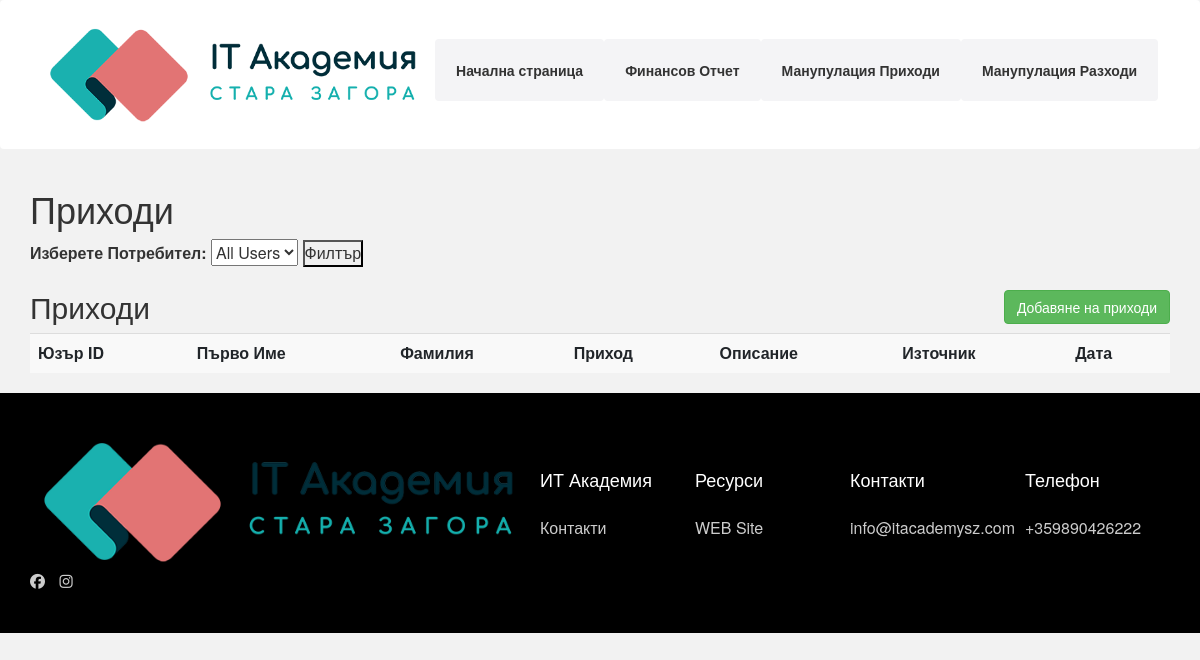
Page /index3 on the earlier database version.
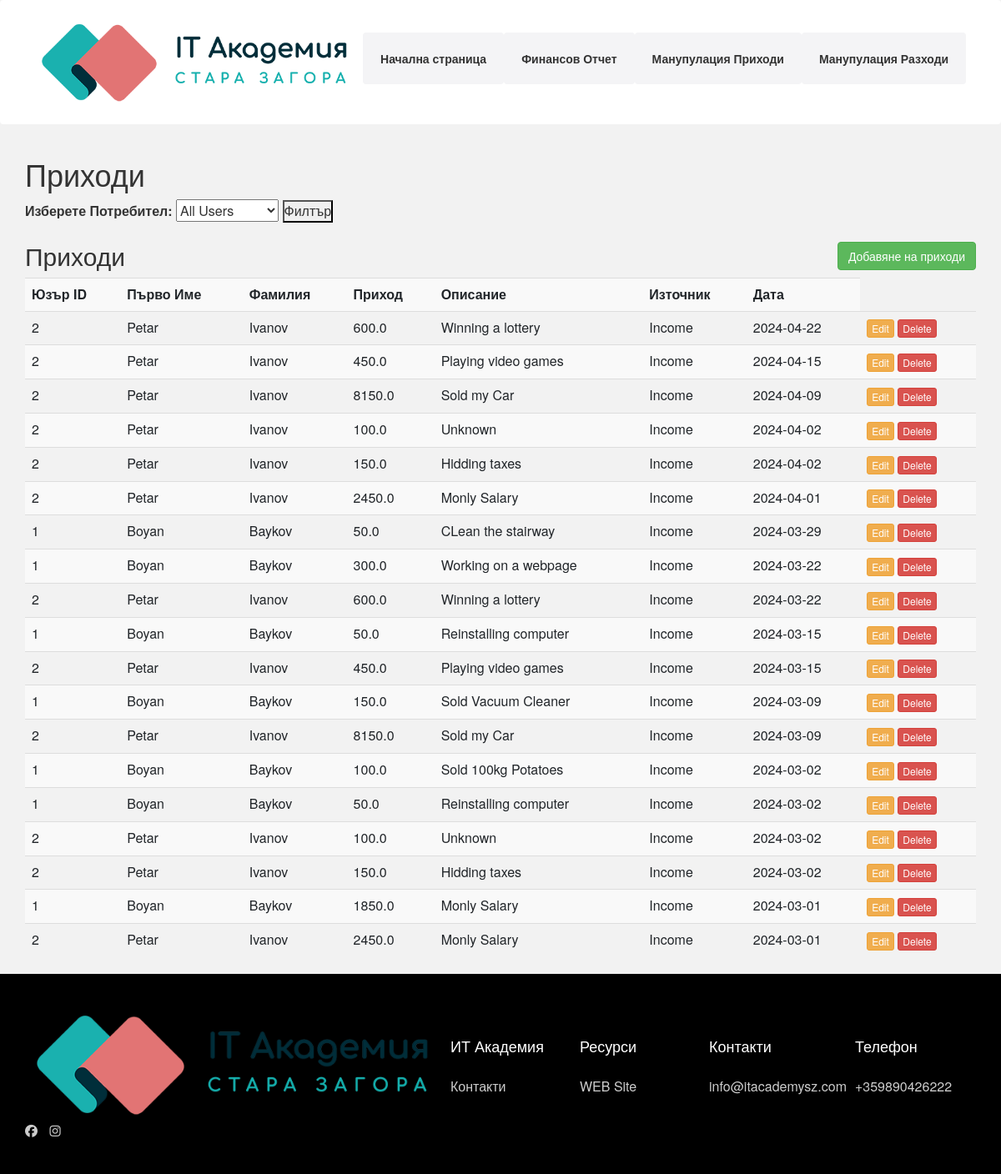
Same page on the later database version.
### web/alchemy.py (models this page shows)
class Income(Base):
    __tablename__ = 'income'
    id = Column(Integer, primary_key=True)
    user_id = Column(Integer, ForeignKey('users.id'))
    income = Column(Integer)
    description = Column(String)
    source = Column(String)
    date = Column(Date, default=datetime.now)
    user = relationship("User", back_populates="incomes")

class User(Base):
    __tablename__ = 'users'
    id = Column(Integer, primary_key=True)
    FirstName = Column(String)
    LastName = Column(String)
    incomes = relationship("Income", back_populates="user")

### web/app.py (the view)
@app.route('/index3', methods=['GET', 'POST'])
def Index3():
    cur.execute("SELECT FirstName, LastName  FROM users")
    user_names = [f"{row[0]} {row[1]}" for row in cur.fetchall()]
    if request.method == 'POST':
        selected_user_name = request.form.get('user_name')
        if selected_user_name:
            cur.execute("""SELECT i.id, i.user_id, u.FirstName, u.LastName, i.income, i.description, i.source, i.date
                            FROM income i
                            JOIN users u ON u.id = i.user_id
                            WHERE u.FirstName || ' ' || u.LastName = ?
                        order by i.date desc""", (selected_user_name,))
        else:
            cur.execute("""SELECT i.id, i.user_id, u.FirstName, u.LastName, i.income, i.description, i.source, i.date
                            FROM income i
                            JOIN users u ON u.id = i.user_id
                        order by i.date desc""")
        income_data = cur.fetchall()
    else:
        cur.execute("""SELECT i.id, i.user_id, u.FirstName, u.LastName, i.income, i.description, i.source, i.date
                        FROM income i
                        JOIN users u ON u.id = i.user_id
                    order by i.date desc""")
        income_data = cur.fetchall()
    return render_template('index3.html', income=income_data, user_names=user_names)

### web/templates/index3.html (shortened to what this page needs)
{% include "header.html" %}
<link href="{{url_for('static', filename = 'css/bootstrap.min.css')}}" rel="stylesheet">
{% block body %}
<div class="container">
   <div class="row">
      <div class="col md-12">
        <h1>Приходи</h1>
        <form method="POST" action="/index3">
          <label for="user_name">Изберете Потребител:</label>
          <select name="user_name" id="user_name">
              <option value="">All Users</option>
          </select>
          <button type="submit">Филтър</button>
        </form>
         <h2>Приходи
          <button type="button" class="btn btn-success  pull-right" data-toggle="modal" data-target="#myModal">Добавяне на приходи
          </button>
          </h2>
         <table class="table table-striped" >
           <tr>
               <th>Юзър ID</th>
               <th>Първо Име</th>
               <th>Фамилия</th>
               <th>Приход</th>
               <th>Описание</th>
               <th>Източник</th>
               <th>Дата</th>
            </tr>
            {% for row in income %}
            <tr>
               <td>{{row.1}}</td>
               <td>{{row.2}}</td>
               <td>{{row.3}}</td>
               <td>{{row.4}}</td>
               <td>{{row.5}}</td>
               <td>{{row.6}}</td>
               <td>{{row.7}}</td>
               <td>
                  <a href="/index3/update/{{row.0}}" class="btn btn-warning btn-xs" data-toggle="modal"
                     data-target="#modaledit{{row.0}}">Edit</a>
                  <a href="/index3/delete/{{ row.0 }}" class="btn btn-danger btn-xs"
                     onclick="return confirm('Are You Sure For Delete?')">Delete</a>
               </td>
            </tr>
            {% endfor %}
         </table>
      </div>
   </div>
</div>
{% endblock %}
{% include "footer.html" %}

### web/templates/header.html (shortened to what this page needs)
<!DOCTYPE html>
<html lang="en">
  <head>
    <link
      rel="stylesheet"
      href="https://cdnjs.cloudflare.com/ajax/libs/font-awesome/6.4.2/css/all.min.css"
    />
    <link
    rel="stylesheet"
    href="https://stackpath.bootstrapcdn.com/bootstrap/4.4.1/css/bootstrap.min.css"
  />
  <link
    rel="stylesheet"
    href="https://stackpath.bootstrapcdn.com/font-awesome/4.7.0/css/font-awesome.min.css"
  />
    <link rel="stylesheet" href="{{ url_for('static', filename='style.css') }}" />
  </head>
  <body style="background-color:#f2f2f2;font-size: 12pt;">
    <nav class="navbar">
      <div class="container">
        <div class="logo">
          <a href="/">
            <img src="{{ url_for('static', filename='it-academy-sz.png') }}" alt="logo" width="390px"/>
          </a>
        </div>
        <div class="main-menu">
          <ul class="menu-item">
            <li>
                <a class="btn" href="/">Начална страница</a>
            </li>
            <li>
                <a class="btn" href="index2" id="/index2" > Финансов Отчет</a>
            </li>
            <li>
                <a class="btn" href="index3" id="/index3" > Манупулация Приходи</a>
            </li>
            <li>
              <a class="btn" href="index4" id="/index4" > Манупулация Разходи</a>
          </li>
          </ul>
        </div>
      </div>
    </nav>

### web/templates/Footer.html
    <footer class="footer bg-black">
        <div class="container">
          <div class="footer-grid">
              <div>
                  <a href="https://itacademysz.com/">
                  <img src="{{ url_for('static', filename='it-academy-sz.png') }}" alt="logo" width="500"/>
                  </a>
                  <a href="https://www.facebook.com/itacademysz/"><i class="fab fa-facebook"></i></a>
                  <a href="https://www.instagram.com/itacademystarazagora/"><i class="fab fa-instagram"></i></a>
                </div>
              <div>
              <h4>ИТ Академия</h4>
              <ul>
                <li><a href="https://itacademysz.com/contacts/">Контакти</a></li>
              </ul>
            </div>
            <div>
              <h4>Ресурси</h4>
              <ul>
                <li><a href="https://itacademysz.com/">WEB Site</a></li>
              </ul>
            </div>
            <div>
              <h4>Контакти</h4>
              <ul>
                <li>
                  <a href="#">info@itacademysz.com</a>
                </li>
              </ul>
            </div>
            <div>
              <h4>Телефон</h4>
              <ul>
                <li>
                  <a href="#">+359890426222</a>
                </li>
              </ul>
            </div>
          </div>
        </div>
      </footer>
    </body>
  </html>

### web/static/style.css (style rules this page uses)
* { box-sizing: border-box; margin: 0; padding: 0; }
:root { --primary-color: #377feb; --light-color: #f4f4f6; --dark-color: #111; }
body { font-family: 'Poppins', sans-serif; font-size: 16px; line-height: 1.5; background: #fff; overflow-x: hidden; }
a { text-decoration: none; color: #333; }
ul { list-style: none; }
.navbar { background: #fff; padding: 20px; }
.navbar .container { display: flex; justify-content: space-between; align-items: center; }
.navbar .main-menu ul { display: flex; padding: 0.25rem; }
.navbar ul li a { padding: 20px 20px 20px; display: block; font-weight: 600; transition: 0.5s; }
.navbar ul li:last-child a { margin-left: 10px 10px; }
.footer { padding: 40px 0; }
.footer h4 { margin-bottom: 10px; }
.footer ul li { line-height: 3.5; }
.footer a { color: #ccc; }
.footer i { font-size: 1.5rem; margin-right: 10px; }
.footer-grid { display:grid; grid-template-columns: 1fr 1fr 1fr 1fr 1fr; gap: 10px; justify-content: center; align-items: center; }
.container { max-width: 1300px; margin: 0 auto; padding: 0 15px; }
.btn { display:block; padding: 13px 20px; background: var(--light-color); color: #333; font-weight: 800; text-decoration: none; border: none; border-radius: 115px; cursor: pointer; text-align: center; transition: 0.5s; }
.bg-black { background: #000; color: #fff; }

Differences in the rows shown:
added Income: user "2", FirstName "Petar", LastName "Ivanov", income "600.0", description "Winning a lottery", source "Income", date "2024-04-22"
added Income: user "2", FirstName "Petar", LastName "Ivanov", income "450.0", description "Playing video games", source "Income", date "2024-04-15"
added Income: user "2", FirstName "Petar", LastName "Ivanov", income "8150.0", description "Sold my Car", source "Income", date "2024-04-09"
added Income: user "2", FirstName "Petar", LastName "Ivanov", income "100.0", description "Unknown", source "Income", date "2024-04-02"
added Income: user "2", FirstName "Petar", LastName "Ivanov", income "150.0", description "Hidding taxes", source "Income", date "2024-04-02"
added Income: user "2", FirstName "Petar", LastName "Ivanov", income "2450.0", description "Monly Salary", source "Income", date "2024-04-01"
added Income: user "1", FirstName "Boyan", LastName "Baykov", income "50.0", description "CLean the stairway", source "Income", date "2024-03-29"
added Income: user "1", FirstName "Boyan", LastName "Baykov", income "300.0", description "Working on a webpage", source "Income", date "2024-03-22"
added Income: user "2", FirstName "Petar", LastName "Ivanov", income "600.0", description "Winning a lottery", source "Income", date "2024-03-22"
added Income: user "1", FirstName "Boyan", LastName "Baykov", income "50.0", description "Reinstalling computer", source "Income", date "2024-03-15"
added Income: user "2", FirstName "Petar", LastName "Ivanov", income "450.0", description "Playing video games", source "Income", date "2024-03-15"
added Income: user "1", FirstName "Boyan", LastName "Baykov", income "150.0", description "Sold Vacuum Cleaner", source "Income", date "2024-03-09"
added Income: user "2", FirstName "Petar", LastName "Ivanov", income "8150.0", description "Sold my Car", source "Income", date "2024-03-09"
added Income: user "1", FirstName "Boyan", LastName "Baykov", income "100.0", description "Sold 100kg Potatoes", source "Income", date "2024-03-02"
added Income: user "1", FirstName "Boyan", LastName "Baykov", income "50.0", description "Reinstalling computer", source "Income", date "2024-03-02"
added Income: user "2", FirstName "Petar", LastName "Ivanov", income "100.0", description "Unknown", source "Income", date "2024-03-02"
added Income: user "2", FirstName "Petar", LastName "Ivanov", income "150.0", description "Hidding taxes", source "Income", date "2024-03-02"
added Income: user "1", FirstName "Boyan", LastName "Baykov", income "1850.0", description "Monly Salary", source "Income", date "2024-03-01"
added Income: user "2", FirstName "Petar", LastName "Ivanov", income "2450.0", description "Monly Salary", source "Income", date "2024-03-01"
